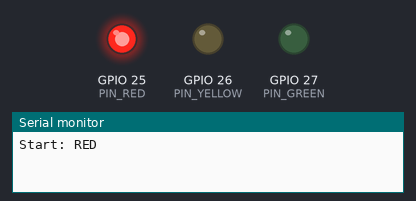
A sketch run on a simulated ESP32. Shown: output pins drawn as LEDs (lit = HIGH), the last lines printed to the serial monitor.

Above: at 7.5 s.
At 22.5 s:
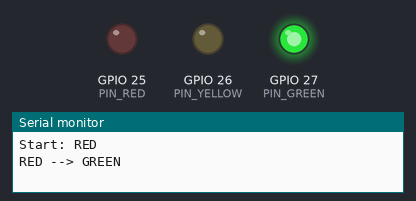
At 31.5 s:
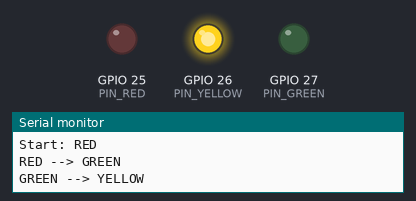
Timing chart, 0 to 42.9 s (numbered marks = the images above):
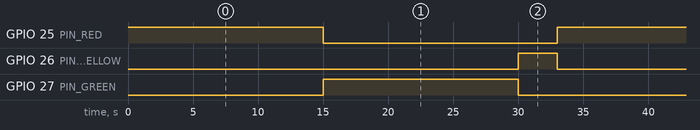

The sketch:

04-1_GPIO_LED1.ino
```cpp
// Pin Assignment
#define PIN_RED     25
#define PIN_YELLOW  26
#define PIN_GREEN   27

// System State
#define STATE_RED           1
#define STATE_GREEN         2
#define STATE_YELLOW        3

// Duration at each state (ms)
#define DURATION_RED          15000
#define DURATION_GREEN        15000
#define DURATION_YELLOW       3000

// Global Vairables
int led_state;
unsigned long start_time, current_time, flash_start_time;
int toggle;

void setup() {
  Serial.begin(9600);
  pinMode(PIN_RED, OUTPUT);
  pinMode(PIN_YELLOW, OUTPUT);
  pinMode(PIN_GREEN, OUTPUT);

  // At first, set red LED on and the others off
  digitalWrite(PIN_RED, HIGH);
  digitalWrite(PIN_YELLOW, LOW);
  digitalWrite(PIN_GREEN, LOW);
  Serial.println("Start: RED");
  start_time = millis();
  led_state = STATE_RED;
}

void loop() {
  // Check if the time in current led state is up.
  // If time is up, cheange led state to the next one.
  current_time = millis();
  switch (led_state) {
    case STATE_RED:
      if(current_time - start_time >= DURATION_RED) {
        Serial.println("RED --> GREEN");
        start_time = current_time;
        digitalWrite(PIN_RED, LOW);
        digitalWrite(PIN_GREEN, HIGH);
        led_state = STATE_GREEN;
      }
      break;
    case STATE_GREEN:
      if(current_time - start_time >= DURATION_GREEN) {
        Serial.println("GREEN --> YELLOW");
        start_time = current_time;
        digitalWrite(PIN_GREEN, LOW);
        digitalWrite(PIN_YELLOW, HIGH);
        led_state = STATE_YELLOW;
      }
      break;
    case STATE_YELLOW:
      if(current_time - start_time >= DURATION_YELLOW) {
        Serial.println("YELLOW --> RED");
        start_time = current_time;
        digitalWrite(PIN_RED, HIGH);
        digitalWrite(PIN_YELLOW, LOW);
        led_state = STATE_RED;
      }
      break;
    default:
      break;
  }
}
```

Measured:
- by itself, GPIO 25 (PIN_RED), GPIO 27 (PIN_GREEN): alternates HIGH for 15.0 s and LOW for 18.0 s
- by itself, GPIO 26 (PIN_YELLOW): alternates HIGH for 3.0 s and LOW for 30.0 s
- by itself, everything shown: repeats every 33.0 s, in 3 steps
